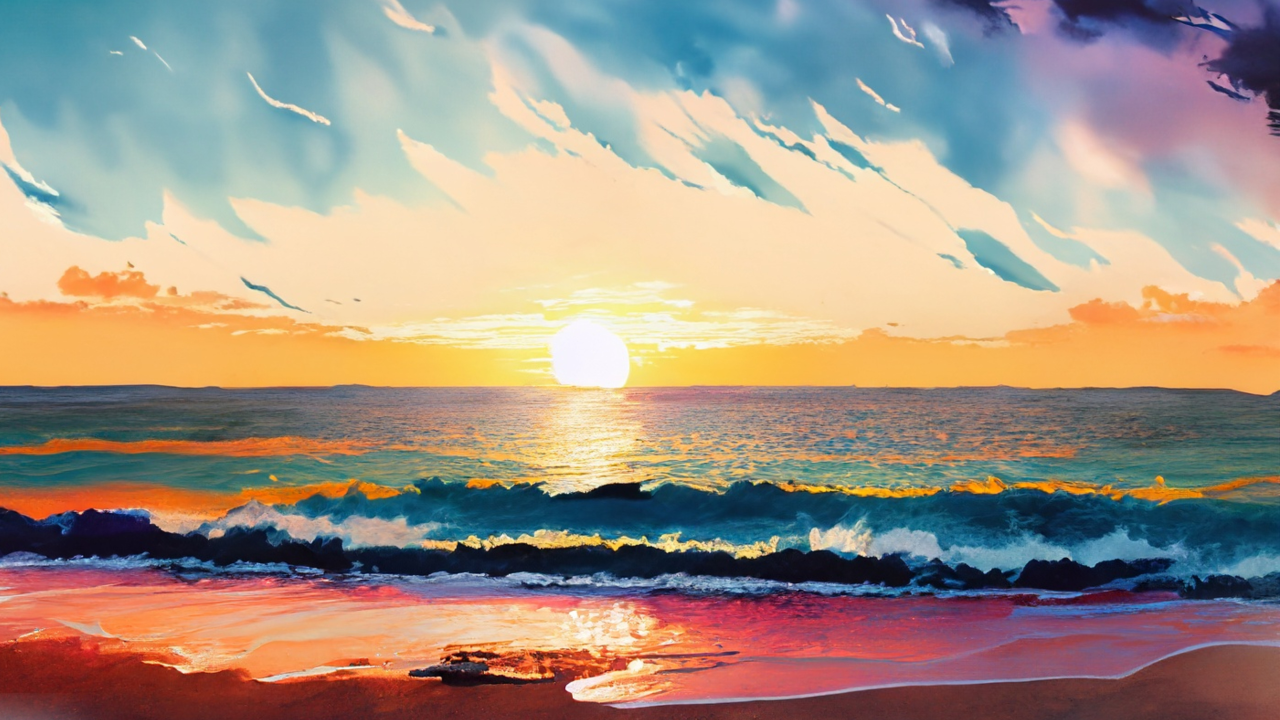
#> input picture nudge_test/motor/input_img.jpg, 3840 x 2160 px (shown at 1/3 size)
$ python predistortion.py
#> lines starting #> are read from the running program, lines starting #| are printed output that depends on the picture
# prewarp_projector_plane_from_distance.py
import numpy as np
import cv2

# -----------------------------
# 사용자 설정값
# -----------------------------
PROJ_W, PROJ_H   = 3840, 2160      # 프로젝터 해상도(px)
H_FOV_DEG        = 45.0            # 수평 FOV (deg)
INPUT_IMG_PATH   = "input_img.jpg"  # 원본 이미지

screen_vec  = np.array([1.0, 0.0, 1.0], dtype=np.float64)  # 프로젝터 중앙선(광축) 방향
wall_n_vec  = np.array([0.0, 0.0,  1.0], dtype=np.float64)  # 벽 법선 (정규화는 아래에서)
beam_wall_displacement = 0.4  # 원점(프로젝터)에서 벽 평면까지의 수직거리 [m]

# 벽 위 출력 화면 물리 크기 (16:9)
screen_width_m  = 1.77*0.2
screen_height_m = screen_width_m * 9.0 / 16.0

# -----------------------------
# 유틸
# -----------------------------
def normalize(v):
    v = np.asarray(v, dtype=np.float64)
    n = np.linalg.norm(v)
    return v if n < 1e-12 else v / n

def intrinsics_from_hfov(width, height, h_fov_deg):
    h_fov = np.deg2rad(h_fov_deg)
    fx = (width / 2.0) / np.tan(h_fov / 2.0)
    fy = fx
    cx, cy = width / 2.0, height / 2.0
    return np.array([[fx, 0,  cx],
                     [0,  fy, cy],
                     [0,  0,  1]], dtype=np.float64)

def make_camera_rotation(forward_vec):
    z = normalize(forward_vec)                    # 카메라 z축(전방)
    up_world = np.array([0, 1, 0], np.float64)
    if abs(np.dot(z, up_world)) > 0.99:
        up_world = np.array([1, 0, 0], np.float64)
    x = normalize(np.cross(up_world, z))          # 카메라 x축(우)
    y = np.cross(z, x)                            # 카메라 y축(상)
    return np.vstack([x, y, z])                   # world->camera 회전

def plane_basis(n): # wall normal vector
    n = normalize(n)
    helper = np.array([0, 1, 0], np.float64)
    if abs(np.dot(n, helper)) > 0.99:
        helper = np.array([1, 0, 0], np.float64)
    u = normalize(np.cross(helper, n))            # 벽 평면 가로
    v = np.cross(n, u)                            # 벽 평면 세로
    return u, v, n

def project_points(K, R_wc, Xw):
    Xc = (R_wc @ Xw.T).T
    uvw = (K @ Xc.T).T
    uv = uvw[:, :2] / uvw[:, 2:3]
    return uv

# -----------------------------
# 1) 내부/외부 파라미터
# -----------------------------
K   = intrinsics_from_hfov(PROJ_W, PROJ_H, H_FOV_DEG)
R_wc = make_camera_rotation(screen_vec)

# -----------------------------
# 2) 벽 평면 정의 & screen_vec과 교점 계산
#     - 벽 평면: n·(X - P0) = 0,  P0 = n * beam_wall_displacement
#     - 광선:    X(t) = 0 + t * d,  d = normalize(screen_vec)
#     - 교점 t*: t* = n·P0 / (n·d)
# -----------------------------
n = normalize(wall_n_vec)
P0 = n * beam_wall_displacement
d  = normalize(screen_vec)

den = np.dot(n, d)
if abs(den) < 1e-9:
    raise RuntimeError("screen_vec이 벽 평면과 거의 평행합니다. 다른 screen_vec을 사용하세요.")

t_hit = np.dot(n, P0) / den
if t_hit <= 0:
    raise RuntimeError("광선이 벽 쪽으로 향하지 않습니다. screen_vec 방향을 확인하세요.")

wall_center_point = d * t_hit  # 요구한 방식으로 계산된 중심점

# -----------------------------
# 3) 벽 평면 위 16:9 사각형 모서리 3D 점 생성
# -----------------------------
u, v, _ = plane_basis(n)
half_w, half_h = screen_width_m * 0.5, screen_height_m * 0.5

P_BL = wall_center_point + (-half_w) * u + (+half_h) * v
P_BR = wall_center_point + (+half_w) * u + (+half_h) * v
P_TR = wall_center_point + (+half_w) * u + (-half_h) * v
P_TL = wall_center_point + (-half_w) * u + (-half_h) * v

wall_corners_3d = np.stack([P_TL, P_TR, P_BR, P_BL], axis=0)

# -----------------------------
# 4) 모서리들을 프로젝터 픽셀로 투영
# -----------------------------
dst_pts = project_points(K, R_wc, wall_corners_3d).astype(np.float64)  # (4,2)

# -----------------------------
# 5) 원본 이미지 4귀퉁이와 Homography 계산
# -----------------------------
img = cv2.imread(INPUT_IMG_PATH, cv2.IMREAD_COLOR)
#> img is the input picture: shape (2160, 3840, 3); mean B, G, R 133, 147.2, 162.8
if img is None:
    raise FileNotFoundError(f"Cannot read {INPUT_IMG_PATH}")
H_img, W_img = img.shape[:2]
#> H_img = 2160; W_img = 3840

src_pts = np.array([[0,         0        ],  # TL
                    [W_img - 1, 0        ],  # TR
                    [W_img - 1, H_img - 1],  # BR
                    [0,         H_img - 1]], # BL
                   dtype=np.float64)

H, _ = cv2.findHomography(src_pts, dst_pts, method=0)
np.save("distortion_matrix.npy", H)

# -----------------------------
# 6) 프리왜프 이미지 생성
# -----------------------------
distorted = cv2.warpPerspective(
    img, H, (PROJ_W, PROJ_H),
    flags=cv2.INTER_LINEAR,
    borderMode=cv2.BORDER_CONSTANT,
    borderValue=(0, 0, 0)
)
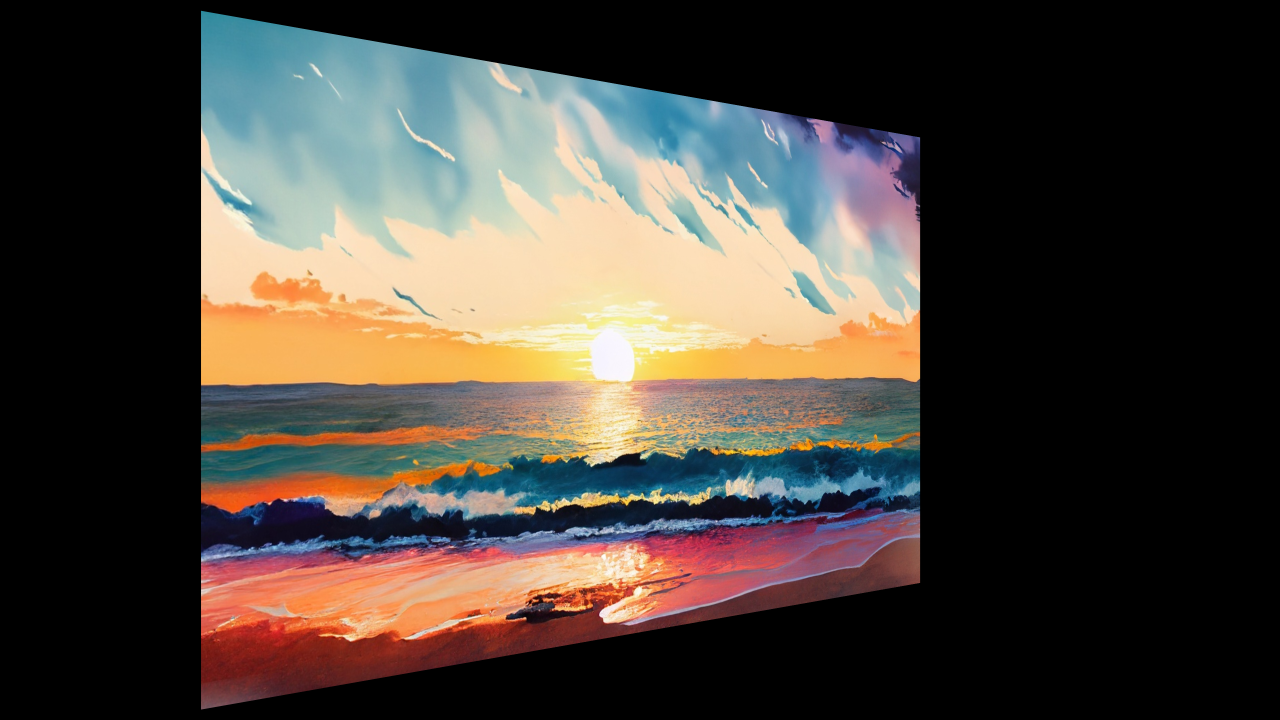
#> distorted: shape (2160, 3840, 3) (shown at 1/3 size); mean B, G, R 58.9, 66.2, 73.6
cv2.imwrite("distorted_img.jpg", distorted)

print("Done.")
print("wall_center_point:", wall_center_point)
print("Saved: distortion_matrix.npy, distorted_img.jpg")

$ run again, with nudge_test/vision/frame.jpg copied over nudge_test/motor/input_img.jpg
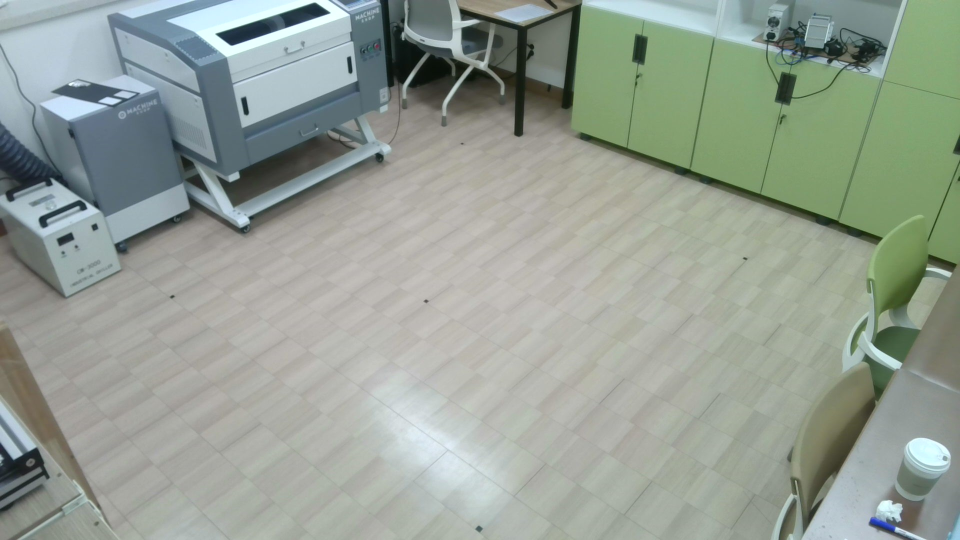
#> input picture nudge_test/vision/frame.jpg, 1920 x 1080 px (shown at 1/2 size)
#> img is the input picture: shape (1080, 1920, 3); mean B, G, R 148.3, 158.4, 148.8
#> `distorted = cv2.warpPerspective( img, H, (PROJ_W, PROJ_H), flags=cv2.I..`:
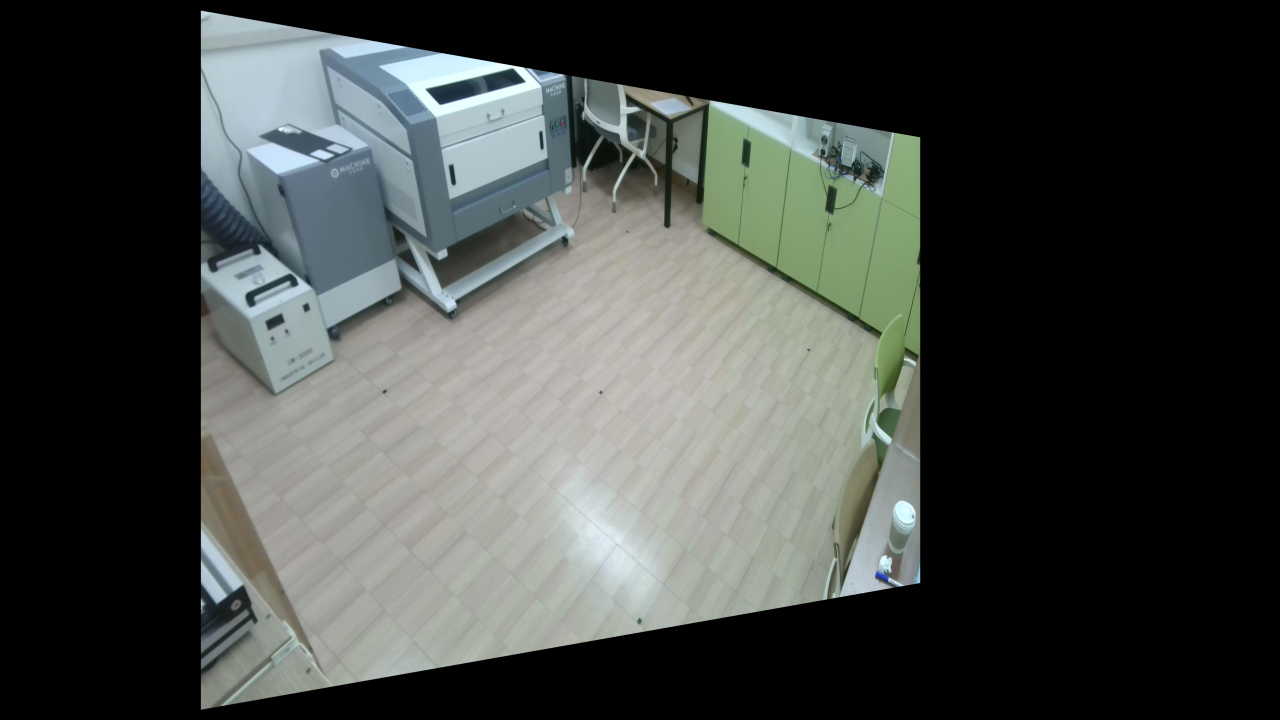
#> distorted: shape (2160, 3840, 3) (shown at 1/3 size); mean B, G, R 67.4, 70.3, 66.4
